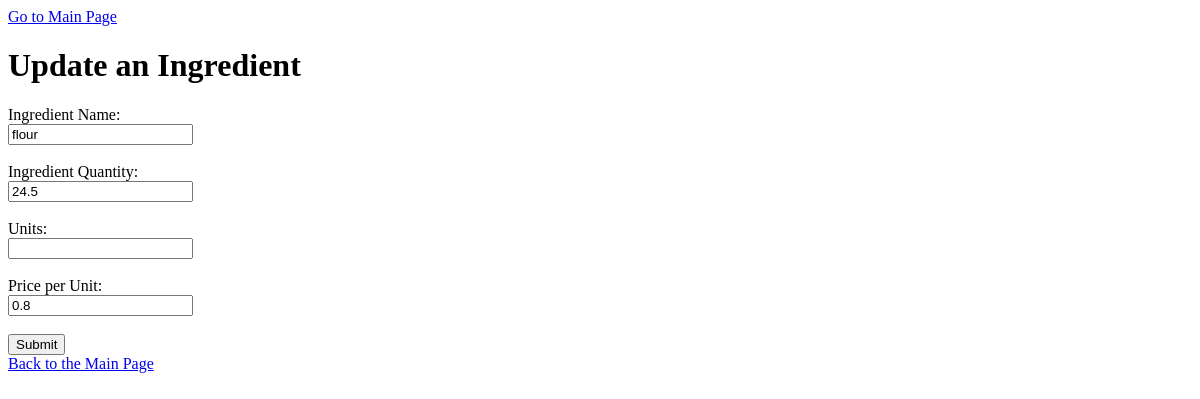
The app's page /update/4, older data.
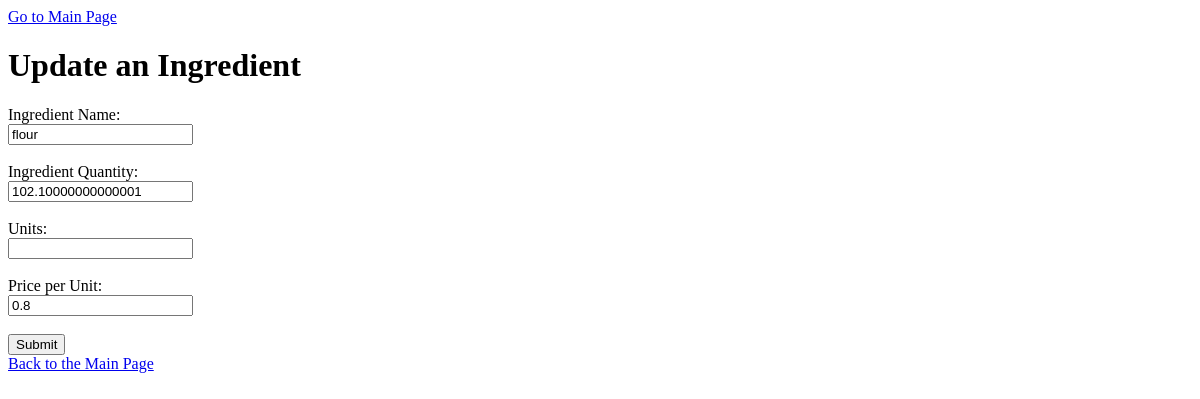
The same page, newer data.
### inventory/models.py (models this page shows, shortened)
class Ingredient(models.Model):
    name = models.CharField(max_length=100, unique=True)
    quantity = models.FloatField(default=0.0)
    unit = models.CharField(max_length=20)
    unit_price = models.FloatField(default=0.0)
    class Meta:
        ordering = ['quantity']

### inventory/views.py (the view)
# urls.py: path('update/<int:id>', views.update, name='update'),
def update(request, id):
    upd_ingredient = Ingredient.objects.get(id=id)
    template = loader.get_template('inventory/update.html')
    context = {
        'upd_ingredient': upd_ingredient
        }
    return HttpResponse(template.render(context, request))

### inventory/templates/inventory/update.html (shortened to what this page needs)
{% extends 'base.html' %}
{% block content %}
<body>
    <h1>Update an Ingredient</h1>
    <form action="updateingredient/{{ upd_ingredient.id }}" method="POST">
        Ingredient Name:<br>
        <input name='name' value='{{ upd_ingredient.name }}'>
        <br><br>
        Ingredient Quantity:<br>
        <input name='quantity' value='{{ upd_ingredient.quantity }}'>
        <br><br>
        Units:<br>
        <input name='units' value='{{ upd_ingredient.units }}'>
        <br><br>
        Price per Unit:<br>
        <input name='unit_price' value='{{ upd_ingredient.unit_price }}'>
        <br><br>
        <input type="submit" value="Submit">
    </form>
</body>
{% endblock %}

Row changes from the older to the newer data that the page shows:
changed Ingredient "flour": quantity "24.5" → "102.10000000000001"
